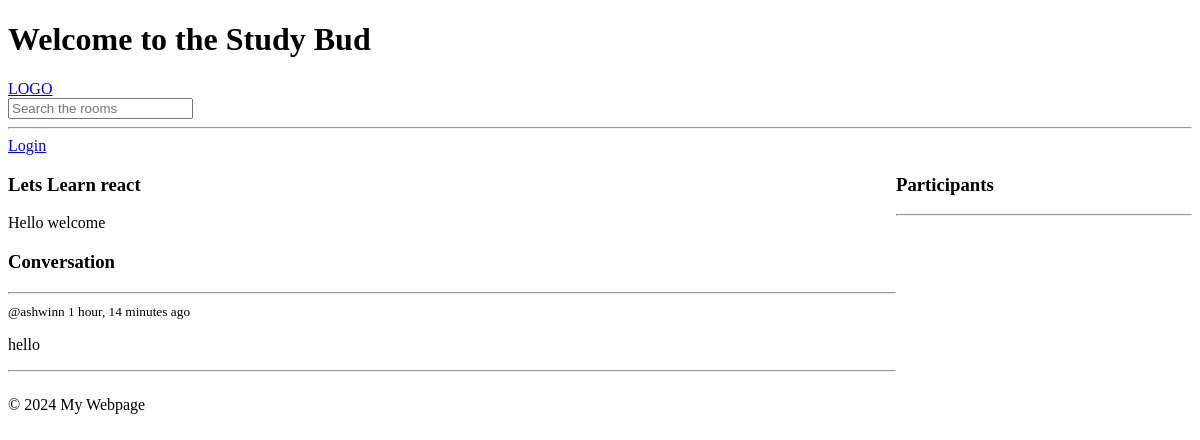
Page /room/5 on the earlier database version.
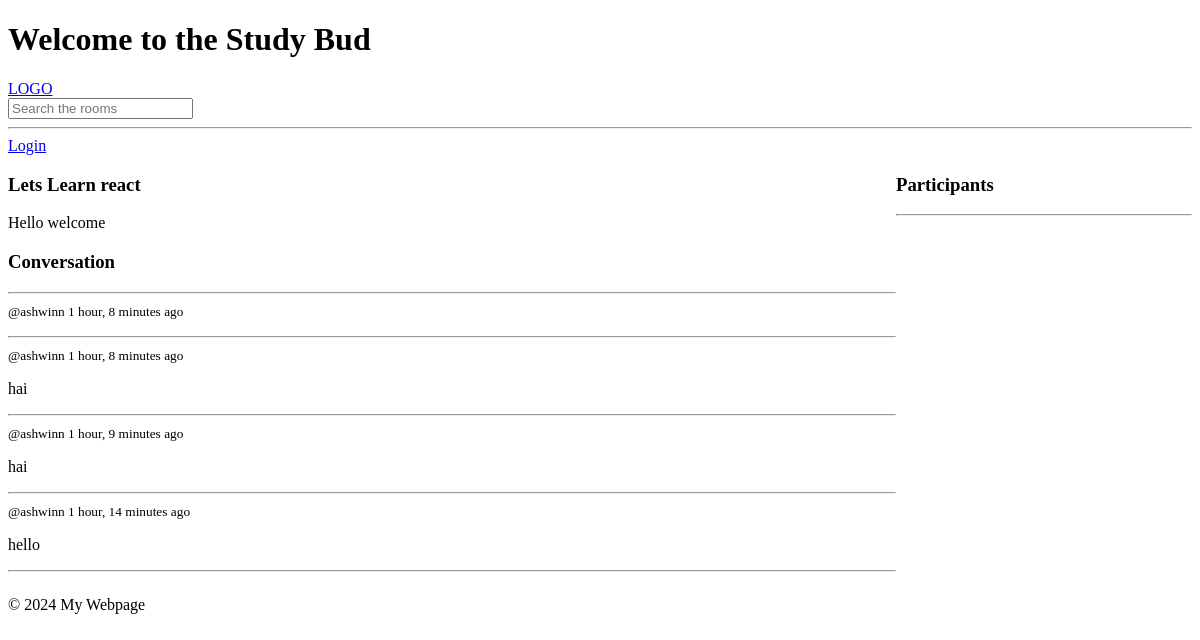
Same page on the later database version.
### core/models.py (models this page shows, shortened)
class Rooms(models.Model):
    host = models.ForeignKey(User,on_delete=models.SET_NULL,null=True)
    topic = models.ForeignKey(Topic,on_delete=models.SET_NULL,null=True)
    name = models.CharField(max_length=100)
    description = models.TextField(null=True,blank=True)
    created = models.DateTimeField(auto_now_add=True)
    updated = models.DateTimeField(auto_now=True)
    participants=models.ManyToManyField(User,related_name='participants',blank=True)
    class Meta:
        ordering=['-updated','-created']

class Messages(models.Model):
    user = models.ForeignKey(User,on_delete=models.CASCADE)
    room = models.ForeignKey(Rooms,on_delete=models.CASCADE)
    body = models.TextField()
    created = models.DateTimeField(auto_now_add=True)
    updated = models.DateTimeField(auto_now=True)
    class Meta:
        ordering:['-created']

### core/views.py (the view, shortened to what this page needs)
# urls.py: path('room/<str:pk>',views.rooms,name='room'),
def rooms(request,pk):
    rooms = Rooms.objects.get(id=pk)
    message=Messages.objects.filter(room=rooms).order_by('-created')
    context={'room':rooms,'message':message}
    return render(request,'core/room.html',context)

### core/templates/core/room.html (shortened to what this page needs)
{% extends 'main.html'%}
{% block content %}
<div class="room-container">
    <div>
        <h3> {{room.name}}</h3>
        <p>{{room.description}}</p>
        <div class="comment-wrapper">
            <h3>Conversation</h3>
            <hr>
            {% for msg in message %}
            <div>
                <small>@{{msg.user}} {{msg.created|timesince}} ago</small>
                <p>{{msg.body}}</p>
            </div>
            <hr>
            {% endfor %}
        </div>
    </div>
    <div>
        <h3>Participants</h3>
        <hr>
    </div>
</div>
{% endblock %}

### templates/main.html (shortened to what this page needs)
<!DOCTYPE html>
<html lang="en">
<head>
</head>
<body>
    <header>
        <h1>Welcome to the Study Bud</h1>
    </header>
    <main>
        {% include 'navbar.html' %}
        {% block content %}
        {% endblock %}
    </main>
    <footer>
        <p>&copy; 2024 My Webpage</p>
    </footer>
</body>
</html>

### templates/navbar.html
<a href="/">LOGO</a>
<form method="GET" action="{% url 'home' %}">
    <input type="text" name="q" placeholder="Search the rooms ">
</form><hr>
{% if request.user.is_authenticated %}
<p>Hello {{request.user.username}},</p>
<a href="{% url 'logout' %}">Logout</a>
{% else %}
<a href="{% url 'login' %}">Login</a>
{% endif %}

### core/templates/core/room.html (style rules this page uses)
.room-container { display: grid; grid-template-columns: 3fr 1fr; }

Differences in the rows shown:
added Messages: user "ashwinn", created "1 hour, 8 minutes"
added Messages: user "ashwinn", created "1 hour, 8 minutes", body "hai"
added Messages: user "ashwinn", created "1 hour, 9 minutes", body "hai"
